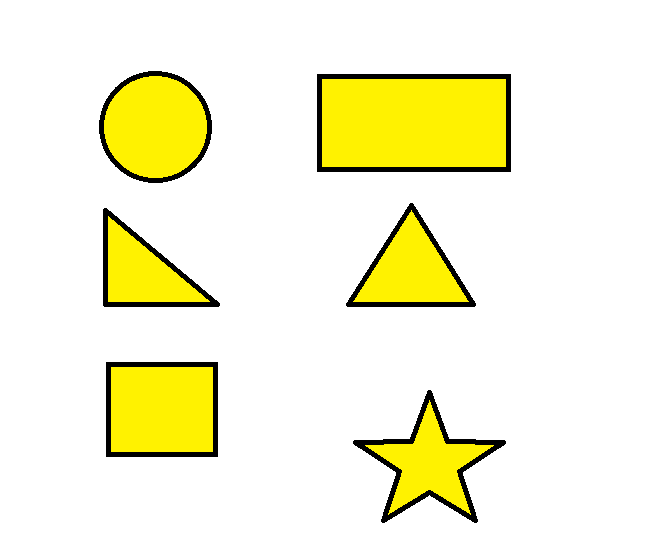
#> input picture 2/inputs.png, 647 x 551 px
$ python main.py   (older library calls are emulated)
#> lines starting #> are read from the running program, lines starting #| are printed output that depends on the picture; after the words box and inside, x2 and y2 are one past the last pixel; in counts of white or black regions, pixels touching at a corner belong together
import cv2 as cv
import numpy as np

image = cv.imread('inputs.png')
#> image is the input picture: shape (551, 647, 3); mean B, G, R 211.6, 244.2, 246
gray = cv.cvtColor(image, cv.COLOR_BGR2GRAY)
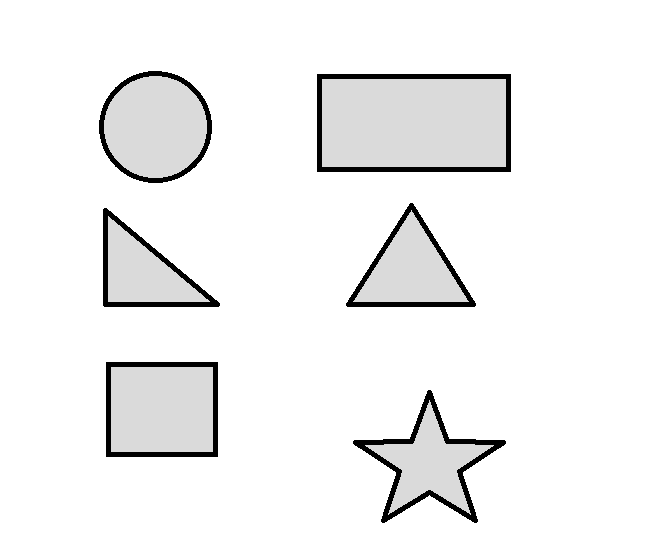
#> gray: shape (551, 647); min 0, max 255, mean 241

ret, thresh = cv.threshold(gray, 55, 255, 1)
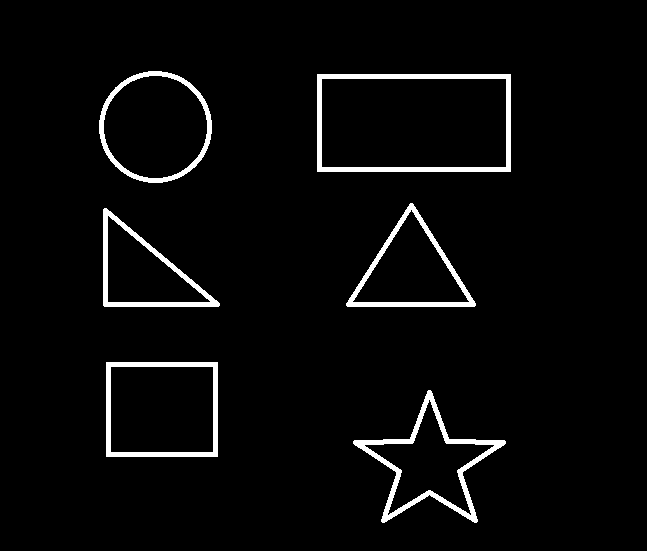
#> thresh: shape (551, 647); 3.5% white; 6 white regions

_, contours, hierarchy = cv.findContours(thresh.copy(), cv.RETR_LIST, cv.CHAIN_APPROX_NONE)
#> contours = 12 contours; largest, box (x1, y1, x2, y2) and area: (317, 74, 511, 172) 18721, (321, 78, 507, 168) 16463, (106, 362, 218, 457) 10434, (99, 71, 212, 183) 9766, (110, 366, 214, 453) 8856

for cnt in contours:
	approx = cv.approxPolyDP(cnt, 0.01 * cv.arcLength(cnt, True), True)
	if len(approx) == 3:
		shape_name = "Triangle"
		cv.drawContours(image, [cnt], 0, (0,255,0), -1)

		M = cv.moments(cnt)
		cx = int(M['m10'] / M['m00'])
		cy = int(M['m01'] / M['m00'])
		cv.putText(image, shape_name, (cx-50, cy), cv.FONT_HERSHEY_SIMPLEX, 1, (0, 0, 0), 1)

	elif len(approx) == 4:
		x, y, w, h = cv.boundingRect(cnt)
		M = cv.moments(cnt)
		cx = int(M['m10'] / M['m00'])
		cy = int(M['m01'] / M['m00'])

		if abs(w-h) < 3:
			shape_name = "Square"
			cv.drawContours(image, [cnt], 0, (0, 125, 255), -1)
			cv.putText(image, shape_name, (cx-50, cy), cv.FONT_HERSHEY_SIMPLEX, 1, (0, 0, 0), 1)
		else:
			shape_name = "Rectangle"
			cv.drawContours(image, [cnt], 0, (0 ,0 ,255), -1)
			M = cv.moments(cnt)
			cx = int(M['m10'] / M['m00'])
			cy = int(M['m01'] / M['m00'])
			cv.putText(image, shape_name, (cx-50, cy), cv.FONT_HERSHEY_SIMPLEX, 1, (0, 0, 0), 1)

	elif len(approx) == 10:
		shape_name = "Star"
		cv.drawContours(image, [cnt], 0, (255, 255, 0), -1)
		M = cv.moments(cnt)
		cx = int(M['m10'] / M['m00'])
		cy = int(M['m01'] / M['m00'])
		cv.putText(image, shape_name, (cx-50, cy), cv.FONT_HERSHEY_SIMPLEX, 1, (0, 0, 0), 1)

	elif len(approx) >= 15:
		shape_name = "Circle"
		cv.drawContours(image, [cnt], 0, (255, 255, 0), -1)
		M = cv.moments(cnt)
		cx = int(M['m10'] / M['m00'])
		cy = int(M['m01'] / M['m00'])
		cv.putText(image, shape_name, (cx-50, cy), cv.FONT_HERSHEY_SIMPLEX, 1, (0, 0, 0), 1)
#> this loop made 12 passes
#> (approx, x, y, w, h, shape_name) on passes 3, 4, 9, 11: ([[110, 367], [212, 366], [213, 451], [111, 452]], 110, 366, 104, 87, 'Rectangle'), ([[106, 362], [106, 456], [217, 456], [217, 362]], 106, 362, 112, 95, 'Rectangle'), ([[321, 79], [505, 78], [506, 166], [322, 167]], 321, 78, 186, 90, 'Rectangle'), ([[317, 74], [317, 171], [510, 171], [510, 74]], 317, 74, 194, 98, 'Rectangle')
#> (approx, shape_name) on passes 5 to 8: ([[107, 216], [210, 301], [108, 302]], 'Triangle'), ([[352, 301], [411, 209], [469, 301]], 'Triangle'), ([[103, 209], [104, 306], [219, 305]], 'Triangle'), ([[346, 303], [475, 305], [412, 203]], 'Triangle')
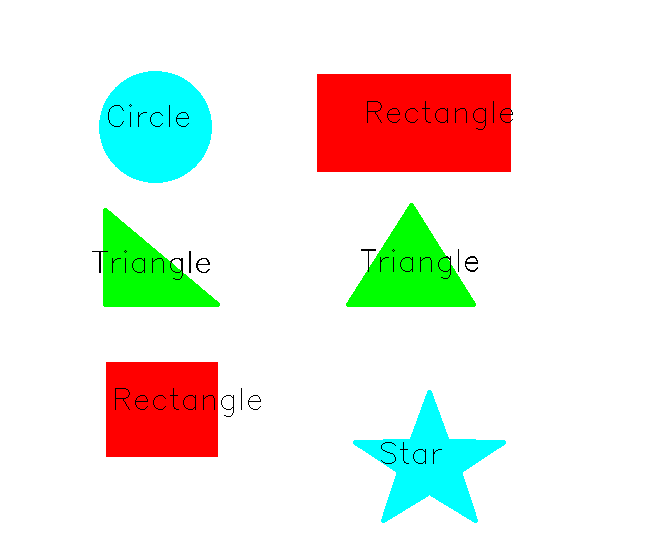
#> image: shape (551, 647, 3); 17.12% of pixels changed, all inside (x1, y1, x2, y2) = (92, 71, 513, 523)

cv.imshow('Shape Detection',image)
cv.waitKey(0)
cv.destroyAllWindows()
